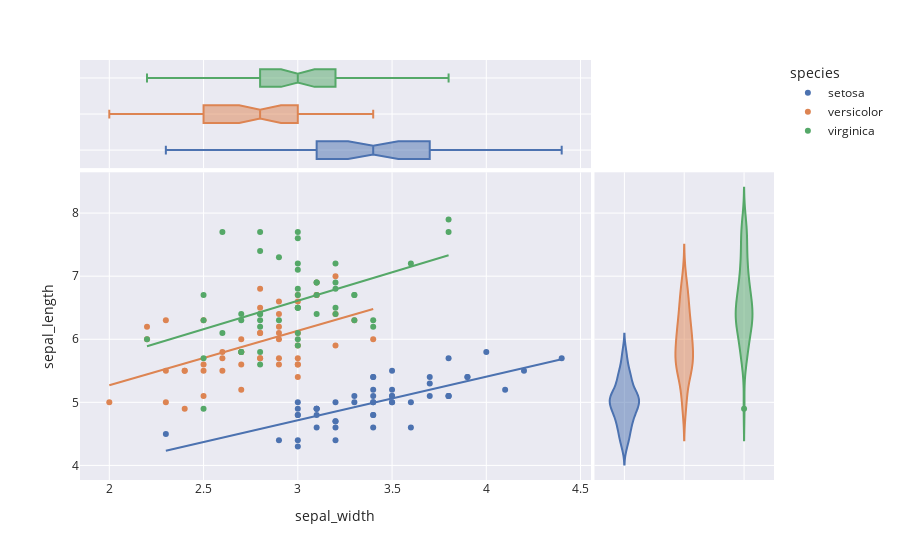

Source (notebook cell):
### Code cell
df = px.data.iris()
fig = px.scatter(df, x="sepal_width", 
                     y="sepal_length", 
                     color="species",
                     marginal_x='box',
                     marginal_y='violin',
                     trendline="ols",
                     template="seaborn")
fig.show()

### Figure 1 — Plotly figure (JSON) as saved in the notebook; plotly's stock layout.template omitted (floating-point values rounded to 4 significant figures)
{"data": [{"hovertemplate": "species=setosa<br>sepal_width=%{x}<br>sepal_length=%{y}<extra></extra>", "legendgroup": "setosa", "marker": {"color": "rgb(76,114,176)", "symbol": "circle"}, "mode": "markers", "name": "setosa", "orientation": "v", "showlegend": true, "type": "scatter", "x": [3.5, 3, 3.2, 3.1, 3.6, 3.9, 3.4, 3.4, 2.9, 3.1, 3.7, 3.4, 3, 3, 4, 4.4, 3.9, 3.5, 3.8, 3.8, 3.4, 3.7, 3.6, 3.3, 3.4, 3, 3.4, 3.5, 3.4, 3.2, 3.1, 3.4, 4.1, 4.2, 3.1, 3.2, 3.5, 3.1, 3, 3.4, 3.5, 2.3, 3.2, 3.5, 3.8, 3, 3.8, 3.2, 3.7, 3.3], "xaxis": "x", "y": [5.1, 4.9, 4.7, 4.6, 5, 5.4, 4.6, 5, 4.4, 4.9, 5.4, 4.8, 4.8, 4.3, 5.8, 5.7, 5.4, 5.1, 5.7, 5.1, 5.4, 5.1, 4.6, 5.1, 4.8, 5, 5, 5.2, 5.2, 4.7, 4.8, 5.4, 5.2, 5.5, 4.9, 5, 5.5, 4.9, 4.4, 5.1, 5, 4.5, 4.4, 5, 5.1, 4.8, 5.1, 4.6, 5.3, 5], "yaxis": "y"}, {"alignmentgroup": "True", "hovertemplate": "species=setosa<br>sepal_width=%{x}<extra></extra>", "legendgroup": "setosa", "marker": {"color": "rgb(76,114,176)", "symbol": "circle"}, "name": "setosa", "notched": true, "offsetgroup": "setosa", "showlegend": false, "type": "box", "x": [3.5, 3, 3.2, 3.1, 3.6, 3.9, 3.4, 3.4, 2.9, 3.1, 3.7, 3.4, 3, 3, 4, 4.4, 3.9, 3.5, 3.8, 3.8, 3.4, 3.7, 3.6, 3.3, 3.4, 3, 3.4, 3.5, 3.4, 3.2, 3.1, 3.4, 4.1, 4.2, 3.1, 3.2, 3.5, 3.1, 3, 3.4, 3.5, 2.3, 3.2, 3.5, 3.8, 3, 3.8, 3.2, 3.7, 3.3], "xaxis": "x3", "yaxis": "y3"}, {"alignmentgroup": "True", "hovertemplate": "species=setosa<br>sepal_length=%{y}<extra></extra>", "legendgroup": "setosa", "marker": {"color": "rgb(76,114,176)", "symbol": "circle"}, "name": "setosa", "offsetgroup": "setosa", "scalegroup": "y", "showlegend": false, "type": "violin", "xaxis": "x2", "y": [5.1, 4.9, 4.7, 4.6, 5, 5.4, 4.6, 5, 4.4, 4.9, 5.4, 4.8, 4.8, 4.3, 5.8, 5.7, 5.4, 5.1, 5.7, 5.1, 5.4, 5.1, 4.6, 5.1, 4.8, 5, 5, 5.2, 5.2, 4.7, 4.8, 5.4, 5.2, 5.5, 4.9, 5, 5.5, 4.9, 4.4, 5.1, 5, 4.5, 4.4, 5, 5.1, 4.8, 5.1, 4.6, 5.3, 5], "yaxis": "y2"}, {"hovertemplate": "<b>OLS trendline</b><br>sepal_length = 0.690854 * sepal_width + 2.64466<br>R<sup>2</sup>=0.557681<br><br>species=setosa<br>sepal_width=%{x}<br>sepal_length=%{y} <b>(trend)</b><extra></extra>", "legendgroup": "setosa", "marker": {"color": "rgb(76,114,176)", "symbol": "circle"}, "mode": "lines", "name": "setosa", "showlegend": false, "type": "scatter", "x": [2.3, 2.9, 3, 3, 3, 3, 3, 3, 3.1, 3.1, 3.1, 3.1, 3.1, 3.2, 3.2, 3.2, 3.2, 3.2, 3.3, 3.3, 3.4, 3.4, 3.4, 3.4, 3.4, 3.4, 3.4, 3.4, 3.4, 3.5, 3.5, 3.5, 3.5, 3.5, 3.5, 3.6, 3.6, 3.7, 3.7, 3.7, 3.8, 3.8, 3.8, 3.8, 3.9, 3.9, 4, 4.1, 4.2, 4.4], "xaxis": "x", "y": [4.234, 4.648, 4.717, 4.717, 4.717, 4.717, 4.717, 4.717, 4.786, 4.786, 4.786, 4.786, 4.786, 4.855, 4.855, 4.855, 4.855, 4.855, 4.924, 4.924, 4.994, 4.994, 4.994, 4.994, 4.994, 4.994, 4.994, 4.994, 4.994, 5.063, 5.063, 5.063, 5.063, 5.063, 5.063, 5.132, 5.132, 5.201, 5.201, 5.201, 5.27, 5.27, 5.27, 5.27, 5.339, 5.339, 5.408, 5.477, 5.546, 5.684], "yaxis": "y"}, {"hovertemplate": "species=versicolor<br>sepal_width=%{x}<br>sepal_length=%{y}<extra></extra>", "legendgroup": "versicolor", "marker": {"color": "rgb(221,132,82)", "symbol": "circle"}, "mode": "markers", "name": "versicolor", "orientation": "v", "showlegend": true, "type": "scatter", "x": [3.2, 3.2, 3.1, 2.3, 2.8, 2.8, 3.3, 2.4, 2.9, 2.7, 2, 3, 2.2, 2.9, 2.9, 3.1, 3, 2.7, 2.2, 2.5, 3.2, 2.8, 2.5, 2.8, 2.9, 3, 2.8, 3, 2.9, 2.6, 2.4, 2.4, 2.7, 2.7, 3, 3.4, 3.1, 2.3, 3, 2.5, 2.6, 3, 2.6, 2.3, 2.7, 3, 2.9, 2.9, 2.5, 2.8], "xaxis": "x", "y": [7, 6.4, 6.9, 5.5, 6.5, 5.7, 6.3, 4.9, 6.6, 5.2, 5, 5.9, 6, 6.1, 5.6, 6.7, 5.6, 5.8, 6.2, 5.6, 5.9, 6.1, 6.3, 6.1, 6.4, 6.6, 6.8, 6.7, 6, 5.7, 5.5, 5.5, 5.8, 6, 5.4, 6, 6.7, 6.3, 5.6, 5.5, 5.5, 6.1, 5.8, 5, 5.6, 5.7, 5.7, 6.2, 5.1, 5.7], "yaxis": "y"}, {"alignmentgroup": "True", "hovertemplate": "species=versicolor<br>sepal_width=%{x}<extra></extra>", "legendgroup": "versicolor", "marker": {"color": "rgb(221,132,82)", "symbol": "circle"}, "name": "versicolor", "notched": true, "offsetgroup": "versicolor", "showlegend": false, "type": "box", "x": [3.2, 3.2, 3.1, 2.3, 2.8, 2.8, 3.3, 2.4, 2.9, 2.7, 2, 3, 2.2, 2.9, 2.9, 3.1, 3, 2.7, 2.2, 2.5, 3.2, 2.8, 2.5, 2.8, 2.9, 3, 2.8, 3, 2.9, 2.6, 2.4, 2.4, 2.7, 2.7, 3, 3.4, 3.1, 2.3, 3, 2.5, 2.6, 3, 2.6, 2.3, 2.7, 3, 2.9, 2.9, 2.5, 2.8], "xaxis": "x3", "yaxis": "y3"}, {"alignmentgroup": "True", "hovertemplate": "species=versicolor<br>sepal_length=%{y}<extra></extra>", "legendgroup": "versicolor", "marker": {"color": "rgb(221,132,82)", "symbol": "circle"}, "name": "versicolor", "offsetgroup": "versicolor", "scalegroup": "y", "showlegend": false, "type": "violin", "xaxis": "x2", "y": [7, 6.4, 6.9, 5.5, 6.5, 5.7, 6.3, 4.9, 6.6, 5.2, 5, 5.9, 6, 6.1, 5.6, 6.7, 5.6, 5.8, 6.2, 5.6, 5.9, 6.1, 6.3, 6.1, 6.4, 6.6, 6.8, 6.7, 6, 5.7, 5.5, 5.5, 5.8, 6, 5.4, 6, 6.7, 6.3, 5.6, 5.5, 5.5, 6.1, 5.8, 5, 5.6, 5.7, 5.7, 6.2, 5.1, 5.7], "yaxis": "y2"}, {"hovertemplate": "<b>OLS trendline</b><br>sepal_length = 0.865078 * sepal_width + 3.53973<br>R<sup>2</sup>=0.276582<br><br>species=versicolor<br>sepal_width=%{x}<br>sepal_length=%{y} <b>(trend)</b><extra></extra>", "legendgroup": "versicolor", "marker": {"color": "rgb(221,132,82)", "symbol": "circle"}, "mode": "lines", "name": "versicolor", "showlegend": false, "type": "scatter", "x": [2, 2.2, 2.2, 2.3, 2.3, 2.3, 2.4, 2.4, 2.4, 2.5, 2.5, 2.5, 2.5, 2.6, 2.6, 2.6, 2.7, 2.7, 2.7, 2.7, 2.7, 2.8, 2.8, 2.8, 2.8, 2.8, 2.8, 2.9, 2.9, 2.9, 2.9, 2.9, 2.9, 2.9, 3, 3, 3, 3, 3, 3, 3, 3, 3.1, 3.1, 3.1, 3.2, 3.2, 3.2, 3.3, 3.4], "xaxis": "x", "y": [5.27, 5.443, 5.443, 5.529, 5.529, 5.529, 5.616, 5.616, 5.616, 5.702, 5.702, 5.702, 5.702, 5.789, 5.789, 5.789, 5.875, 5.875, 5.875, 5.875, 5.875, 5.962, 5.962, 5.962, 5.962, 5.962, 5.962, 6.048, 6.048, 6.048, 6.048, 6.048, 6.048, 6.048, 6.135, 6.135, 6.135, 6.135, 6.135, 6.135, 6.135, 6.135, 6.221, 6.221, 6.221, 6.308, 6.308, 6.308, 6.394, 6.481], "yaxis": "y"}, {"hovertemplate": "species=virginica<br>sepal_width=%{x}<br>sepal_length=%{y}<extra></extra>", "legendgroup": "virginica", "marker": {"color": "rgb(85,168,104)", "symbol": "circle"}, "mode": "markers", "name": "virginica", "orientation": "v", "showlegend": true, "type": "scatter", "x": [3.3, 2.7, 3, 2.9, 3, 3, 2.5, 2.9, 2.5, 3.6, 3.2, 2.7, 3, 2.5, 2.8, 3.2, 3, 3.8, 2.6, 2.2, 3.2, 2.8, 2.8, 2.7, 3.3, 3.2, 2.8, 3, 2.8, 3, 2.8, 3.8, 2.8, 2.8, 2.6, 3, 3.4, 3.1, 3, 3.1, 3.1, 3.1, 2.7, 3.2, 3.3, 3, 2.5, 3, 3.4, 3], "xaxis": "x", "y": [6.3, 5.8, 7.1, 6.3, 6.5, 7.6, 4.9, 7.3, 6.7, 7.2, 6.5, 6.4, 6.8, 5.7, 5.8, 6.4, 6.5, 7.7, 7.7, 6, 6.9, 5.6, 7.7, 6.3, 6.7, 7.2, 6.2, 6.1, 6.4, 7.2, 7.4, 7.9, 6.4, 6.3, 6.1, 7.7, 6.3, 6.4, 6, 6.9, 6.7, 6.9, 5.8, 6.8, 6.7, 6.7, 6.3, 6.5, 6.2, 5.9], "yaxis": "y"}, {"alignmentgroup": "True", "hovertemplate": "species=virginica<br>sepal_width=%{x}<extra></extra>", "legendgroup": "virginica", "marker": {"color": "rgb(85,168,104)", "symbol": "circle"}, "name": "virginica", "notched": true, "offsetgroup": "virginica", "showlegend": false, "type": "box", "x": [3.3, 2.7, 3, 2.9, 3, 3, 2.5, 2.9, 2.5, 3.6, 3.2, 2.7, 3, 2.5, 2.8, 3.2, 3, 3.8, 2.6, 2.2, 3.2, 2.8, 2.8, 2.7, 3.3, 3.2, 2.8, 3, 2.8, 3, 2.8, 3.8, 2.8, 2.8, 2.6, 3, 3.4, 3.1, 3, 3.1, 3.1, 3.1, 2.7, 3.2, 3.3, 3, 2.5, 3, 3.4, 3], "xaxis": "x3", "yaxis": "y3"}, {"alignmentgroup": "True", "hovertemplate": "species=virginica<br>sepal_length=%{y}<extra></extra>", "legendgroup": "virginica", "marker": {"color": "rgb(85,168,104)", "symbol": "circle"}, "name": "virginica", "offsetgroup": "virginica", "scalegroup": "y", "showlegend": false, "type": "violin", "xaxis": "x2", "y": [6.3, 5.8, 7.1, 6.3, 6.5, 7.6, 4.9, 7.3, 6.7, 7.2, 6.5, 6.4, 6.8, 5.7, 5.8, 6.4, 6.5, 7.7, 7.7, 6, 6.9, 5.6, 7.7, 6.3, 6.7, 7.2, 6.2, 6.1, 6.4, 7.2, 7.4, 7.9, 6.4, 6.3, 6.1, 7.7, 6.3, 6.4, 6, 6.9, 6.7, 6.9, 5.8, 6.8, 6.7, 6.7, 6.3, 6.5, 6.2, 5.9], "yaxis": "y2"}, {"hovertemplate": "<b>OLS trendline</b><br>sepal_length = 0.901534 * sepal_width + 3.90684<br>R<sup>2</sup>=0.209057<br><br>species=virginica<br>sepal_width=%{x}<br>sepal_length=%{y} <b>(trend)</b><extra></extra>", "legendgroup": "virginica", "marker": {"color": "rgb(85,168,104)", "symbol": "circle"}, "mode": "lines", "name": "virginica", "showlegend": false, "type": "scatter", "x": [2.2, 2.5, 2.5, 2.5, 2.5, 2.6, 2.6, 2.7, 2.7, 2.7, 2.7, 2.8, 2.8, 2.8, 2.8, 2.8, 2.8, 2.8, 2.8, 2.9, 2.9, 3, 3, 3, 3, 3, 3, 3, 3, 3, 3, 3, 3, 3.1, 3.1, 3.1, 3.1, 3.2, 3.2, 3.2, 3.2, 3.2, 3.3, 3.3, 3.3, 3.4, 3.4, 3.6, 3.8, 3.8], "xaxis": "x", "y": [5.89, 6.161, 6.161, 6.161, 6.161, 6.251, 6.251, 6.341, 6.341, 6.341, 6.341, 6.431, 6.431, 6.431, 6.431, 6.431, 6.431, 6.431, 6.431, 6.521, 6.521, 6.611, 6.611, 6.611, 6.611, 6.611, 6.611, 6.611, 6.611, 6.611, 6.611, 6.611, 6.611, 6.702, 6.702, 6.702, 6.702, 6.792, 6.792, 6.792, 6.792, 6.792, 6.882, 6.882, 6.882, 6.972, 6.972, 7.152, 7.333, 7.333], "yaxis": "y"}], "layout": {"legend": {"title": {"text": "species"}, "tracegroupgap": 0}, "margin": {"t": 60}, "xaxis": {"anchor": "y", "domain": [0, 0.7363], "title": {"text": "sepal_width"}}, "xaxis2": {"anchor": "y2", "domain": [0.7413, 1], "matches": "x2", "showline": false, "showticklabels": false, "ticks": ""}, "xaxis3": {"anchor": "y3", "domain": [0, 0.7363], "matches": "x", "showticklabels": false}, "xaxis4": {"anchor": "y4", "domain": [0.7413, 1], "matches": "x2", "showline": false, "showticklabels": false, "ticks": ""}, "yaxis": {"anchor": "x", "domain": [0, 0.7326], "title": {"text": "sepal_length"}}, "yaxis2": {"anchor": "x2", "domain": [0, 0.7326], "matches": "y", "showticklabels": false}, "yaxis3": {"anchor": "x3", "domain": [0.7426, 1], "matches": "y3", "showline": false, "showticklabels": false, "ticks": ""}, "yaxis4": {"anchor": "x4", "domain": [0.7426, 1], "matches": "y3", "showline": false, "showticklabels": false, "ticks": ""}}}
